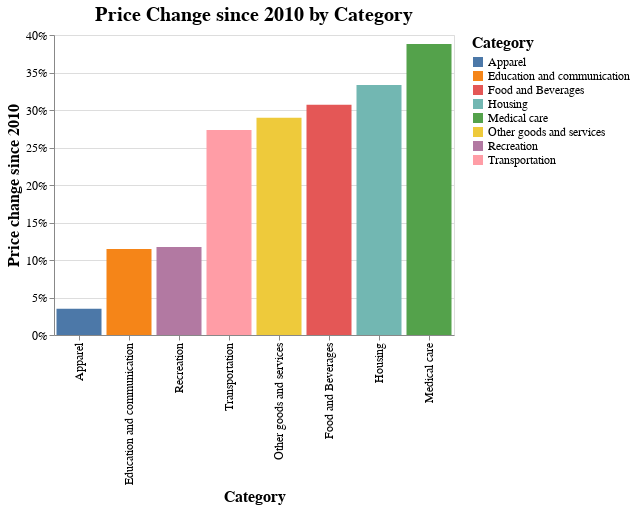

The notebook cell this image was saved under:
### Code cell
# Final chart - With improved labels and resized.
alt.Chart(df[['date','change','Category']][df['date'] == '12/1/2021'],title='Price Change since 2010 by Category').mark_bar().encode(
    x = alt.X('Category', sort='y'),
    y = alt.Y('change', title='Price change since 2010', axis=alt.Axis(format='%')),
    color = 'Category'
).configure_axis(
    titleFontSize = 16,
    labelFontSize = 12
).configure_title(
    fontSize=20
).configure_legend(
    titleFontSize=16,
    labelFontSize=12,
).properties(height=300, width=400)

### Figure 1 — Vega-Lite specification as saved in the notebook (floating-point values rounded to 4 significant figures)
{"config": {"view": {"continuousWidth": 400, "continuousHeight": 300}, "axis": {"labelFontSize": 12, "titleFontSize": 16}, "legend": {"labelFontSize": 12, "titleFontSize": 16}, "title": {"fontSize": 20}}, "data": {"name": "data-c3ff39174a7b6da9a99c97a86f312a42"}, "mark": "bar", "encoding": {"color": {"field": "Category", "type": "nominal"}, "x": {"field": "Category", "sort": "y", "type": "nominal"}, "y": {"axis": {"format": "%"}, "field": "change", "title": "Price change since 2010", "type": "quantitative"}}, "height": 300, "title": "Price Change since 2010 by Category", "width": 400, "$schema": "https://vega.github.io/schema/vega-lite/v4.17.0.json", "datasets": {"data-c3ff39174a7b6da9a99c97a86f312a42": [{"date": "2021-12-01T00:00:00", "change": 0.3069, "Category": "Food and Beverages"}, {"date": "2021-12-01T00:00:00", "change": 0.3333, "Category": "Housing"}, {"date": "2021-12-01T00:00:00", "change": 0.03508, "Category": "Apparel"}, {"date": "2021-12-01T00:00:00", "change": 0.2734, "Category": "Transportation"}, {"date": "2021-12-01T00:00:00", "change": 0.3881, "Category": "Medical care"}, {"date": "2021-12-01T00:00:00", "change": 0.1175, "Category": "Recreation"}, {"date": "2021-12-01T00:00:00", "change": 0.1147, "Category": "Education and communication"}, {"date": "2021-12-01T00:00:00", "change": 0.2896, "Category": "Other goods and services"}]}}
